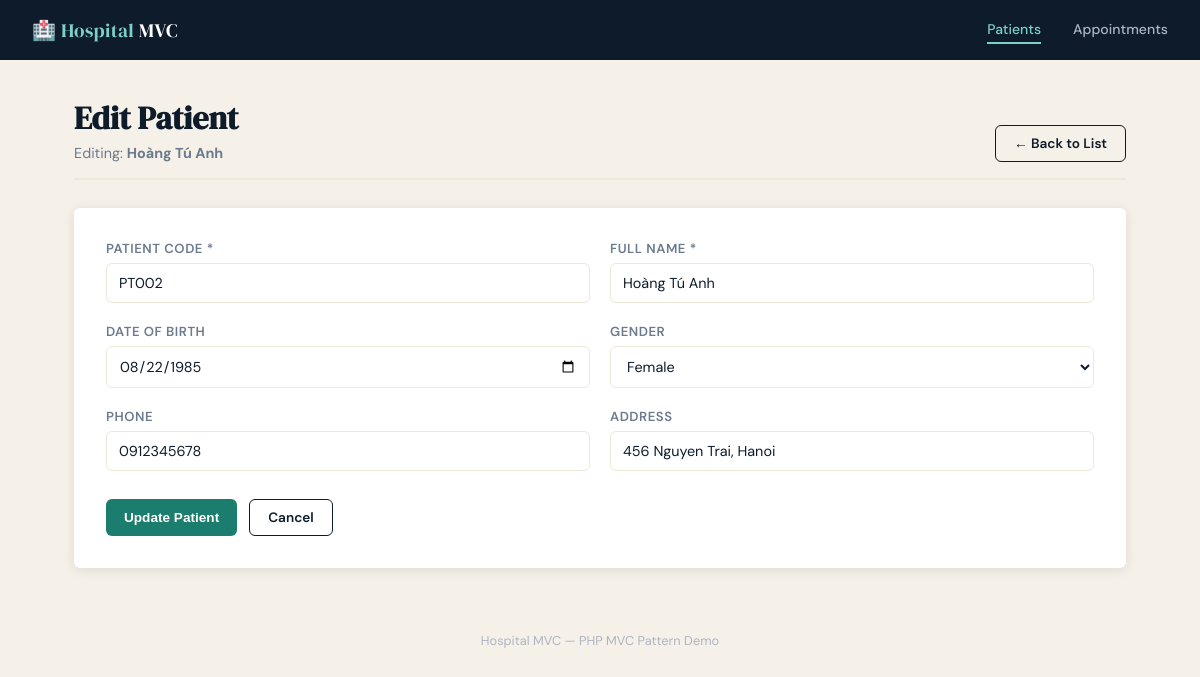
The page /index.php?controller=patient&action=edit&id=2 on the database its author committed.
### tables this page shows
CREATE TABLE IF NOT EXISTS patients (
    id INT AUTO_INCREMENT PRIMARY KEY,
    patient_code VARCHAR(20) NOT NULL UNIQUE,
    full_name VARCHAR(100) NOT NULL,
    date_of_birth DATE,
    gender ENUM('Male', 'Female', 'Other') DEFAULT 'Other',
    phone VARCHAR(20),
    address VARCHAR(200),
    created_at TIMESTAMP DEFAULT CURRENT_TIMESTAMP
);

### PatientController.php (called while the page is built, shortened)
<?php
require_once __DIR__ . '/../models/PatientModel.php';
class PatientController {
    private PatientModel $model;
    public function __construct() {
        $this->model = new PatientModel();
    }
    public function edit(): void {
        $id = (int)($_GET['id'] ?? 0);
        $record = $this->model->getById($id);
        $data   = $record;
        require __DIR__ . '/../views/patients/edit.php';
    }
}

### index.php (called while the page is built, shortened)
<?php
$action        = $_GET['action']     ?? 'index';
$controller = new $controllerClass();
$controller->$action();

### database.php (called while the page is built)
<?php
function getConnection(): PDO {
    $host   = 'localhost';
    $dbname = 'hospital_db';
    $user   = 'root';
    $pass   = '';
    try {
        $pdo = new PDO("mysql:host=$host;dbname=$dbname;charset=utf8mb4", $user, $pass);
        $pdo->setAttribute(PDO::ATTR_ERRMODE, PDO::ERRMODE_EXCEPTION);
        $pdo->setAttribute(PDO::ATTR_DEFAULT_FETCH_MODE, PDO::FETCH_ASSOC);
        return $pdo;
    } catch (PDOException $e) {
        die("Database connection failed: " . $e->getMessage());
    }
}

### PatientModel.php (called while the page is built, shortened)
<?php
require_once __DIR__ . '/../config/database.php';
class PatientModel {
    private PDO $pdo;
    public function __construct() {
        $this->pdo = getConnection();
    }
    public function getById(int $id): array|false {
        $stmt = $this->pdo->prepare("SELECT * FROM patients WHERE id = ?");
        $stmt->execute([$id]);
        return $stmt->fetch();
    }
}

### edit.php (the view, shortened to what this page needs)
<?php require __DIR__ . '/../partials/header.php'; ?>
<div class="page-header">
    <div>
        <h1>Edit Patient</h1>
        <p>Editing: <strong><?= htmlspecialchars($record['full_name']) ?></strong></p>
    </div>
    <a href="index.php?controller=patient&action=index" class="btn btn-outline">← Back to List</a>
</div>
<div class="form-card">
    <form method="POST" action="index.php?controller=patient&action=update">
        <div class="form-grid">
            <div class="form-group">
                <label>Patient Code *</label>
                <input type="text" name="patient_code" value="<?= htmlspecialchars($data['patient_code'] ?? $record['patient_code']) ?>" required>
            </div>
            <div class="form-group">
                <label>Full Name *</label>
                <input type="text" name="full_name" value="<?= htmlspecialchars($data['full_name'] ?? $record['full_name']) ?>" required>
            </div>
            <div class="form-group">
                <label>Date of Birth</label>
                <input type="date" name="date_of_birth" value="<?= htmlspecialchars($data['date_of_birth'] ?? $record['date_of_birth'] ?? '') ?>">
            </div>
            <div class="form-group">
                <label>Gender</label>
                <select name="gender">
                    <?php $g = $data['gender'] ?? $record['gender'] ?? 'Other'; ?>
                    <option value="Female" <?= $g === 'Female' ? 'selected' : '' ?>>Female</option>
                </select>
            </div>
            <div class="form-group">
                <label>Phone</label>
                <input type="text" name="phone" value="<?= htmlspecialchars($data['phone'] ?? $record['phone']) ?>">
            </div>
            <div class="form-group">
                <label>Address</label>
                <input type="text" name="address" value="<?= htmlspecialchars($data['address'] ?? $record['address']) ?>">
            </div>
        </div>
        <div class="form-actions">
            <button type="submit" class="btn btn-teal">Update Patient</button>
            <a href="index.php?controller=patient&action=index" class="btn btn-outline">Cancel</a>
        </div>
    </form>
</div>
<?php require __DIR__ . '/../partials/footer.php'; ?>

### header.php (style rules this page uses)
:root { --ink: #0d1b2a; --paper: #f5f0e8; --cream: #ede8d8; --teal: #1a7d6e; --teal2: #145f54; --red: #c0392b; --gold: #b8860b; --muted: #6b7a8d; --white: #ffffff; --radius: 6px; --shadow: 0 2px 12px rgba(13,27,42,0.10); }
*, *::before, *::after { box-sizing: border-box; margin: 0; padding: 0; }
body { font-family: 'DM Sans', sans-serif; background-color: var(--paper); color: var(--ink); min-height: 100vh; }
.page-header { display: flex; justify-content: space-between; align-items: flex-end; margin-bottom: 28px; border-bottom: 2px solid var(--cream); padding-bottom: 16px; }
.page-header h1 { font-family: 'DM Serif Display', serif; font-size: 2rem; color: var(--ink); }
.page-header p { color: var(--muted); font-size: 0.9rem; margin-top: 4px; }
.btn { display: inline-block; padding: 9px 18px; border-radius: var(--radius); font-size: 0.85rem; font-weight: 600; text-decoration: none; border: none; cursor: pointer; transition: filter .15s, transform .1s; }
.btn-teal { background: var(--teal); color: #fff; }
.btn-outline { background: transparent; color: var(--ink); border: 1.5px solid var(--ink); }
.form-card { background: var(--white); border-radius: var(--radius); box-shadow: var(--shadow); padding: 32px; }
.form-grid { display: grid; grid-template-columns: 1fr 1fr; gap: 20px; }
.form-group { display: flex; flex-direction: column; gap: 6px; }
label { font-size: 0.82rem; font-weight: 600; color: var(--muted); letter-spacing: 0.04em; text-transform: uppercase; }
input[type=text], input[type=date], input[type=datetime-local], select, textarea { padding: 10px 12px; border: 1.5px solid var(--cream); border-radius: var(--radius); font-family: 'DM Sans', sans-serif; font-size: 0.9rem; color: var(--ink); background: var(--white); transition: border-color .2s; width: 100%; }
.form-actions { display: flex; gap: 12px; margin-top: 28px; }

### rows shown on the page
patients: full_name "Hoàng Tú Anh", patient_code "PT002", date_of_birth "08/22/1985", gender "Female", phone "0912345678", address "456 Nguyen Trai, Hanoi"
